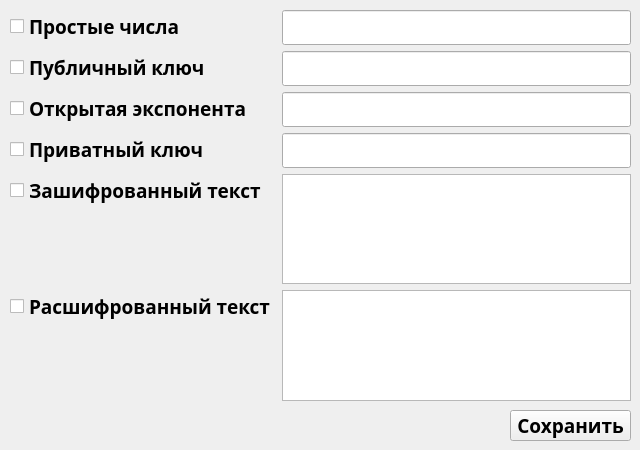
<?xml version="1.0" encoding="UTF-8"?>
<ui version="4.0">
 <class>Form</class>
 <widget class="QWidget" name="Form">
  <property name="geometry">
   <rect>
    <x>0</x>
    <y>0</y>
    <width>640</width>
    <height>450</height>
   </rect>
  </property>
  <property name="windowTitle">
   <string>Form</string>
  </property>
  <widget class="QWidget" name="formLayoutWidget">
   <property name="geometry">
    <rect>
     <x>10</x>
     <y>10</y>
     <width>621</width>
     <height>391</height>
    </rect>
   </property>
   <layout class="QFormLayout" name="formLayout">
    <item row="0" column="0">
     <widget class="QCheckBox" name="checkBox">
      <property name="font">
       <font>
        <family>Montserrat SemiBold</family>
        <pointsize>14</pointsize>
        <weight>75</weight>
        <bold>true</bold>
       </font>
      </property>
      <property name="text">
       <string>Простые числа</string>
      </property>
     </widget>
    </item>
    <item row="0" column="1">
     <widget class="QLineEdit" name="lineEdit">
      <property name="font">
       <font>
        <family>Montserrat SemiBold</family>
        <pointsize>14</pointsize>
        <weight>75</weight>
        <bold>true</bold>
       </font>
      </property>
     </widget>
    </item>
    <item row="1" column="1">
     <widget class="QLineEdit" name="lineEdit_2">
      <property name="font">
       <font>
        <family>Montserrat SemiBold</family>
        <pointsize>14</pointsize>
        <weight>75</weight>
        <bold>true</bold>
       </font>
      </property>
     </widget>
    </item>
    <item row="2" column="1">
     <widget class="QLineEdit" name="lineEdit_3">
      <property name="font">
       <font>
        <family>Montserrat SemiBold</family>
        <pointsize>14</pointsize>
        <weight>75</weight>
        <bold>true</bold>
       </font>
      </property>
     </widget>
    </item>
    <item row="3" column="0">
     <widget class="QCheckBox" name="checkBox_4">
      <property name="font">
       <font>
        <family>Montserrat SemiBold</family>
        <pointsize>14</pointsize>
        <weight>75</weight>
        <bold>true</bold>
       </font>
      </property>
      <property name="text">
       <string>Приватный ключ</string>
      </property>
     </widget>
    </item>
    <item row="1" column="0">
     <widget class="QCheckBox" name="checkBox_2">
      <property name="font">
       <font>
        <family>Montserrat SemiBold</family>
        <pointsize>14</pointsize>
        <weight>75</weight>
        <bold>true</bold>
       </font>
      </property>
      <property name="text">
       <string>Публичный ключ</string>
      </property>
     </widget>
    </item>
    <item row="5" column="0">
     <widget class="QCheckBox" name="checkBox_6">
      <property name="font">
       <font>
        <family>Montserrat SemiBold</family>
        <pointsize>14</pointsize>
        <weight>75</weight>
        <bold>true</bold>
       </font>
      </property>
      <property name="text">
       <string>Расшифрованный текст</string>
      </property>
     </widget>
    </item>
    <item row="2" column="0">
     <widget class="QCheckBox" name="checkBox_3">
      <property name="font">
       <font>
        <family>Montserrat SemiBold</family>
        <pointsize>14</pointsize>
        <weight>75</weight>
        <bold>true</bold>
       </font>
      </property>
      <property name="text">
       <string>Открытая экспонента</string>
      </property>
     </widget>
    </item>
    <item row="4" column="0">
     <widget class="QCheckBox" name="checkBox_5">
      <property name="font">
       <font>
        <family>Montserrat SemiBold</family>
        <pointsize>14</pointsize>
        <weight>75</weight>
        <bold>true</bold>
       </font>
      </property>
      <property name="text">
       <string>Зашифрованный текст</string>
      </property>
     </widget>
    </item>
    <item row="3" column="1">
     <widget class="QLineEdit" name="lineEdit_4">
      <property name="font">
       <font>
        <family>Montserrat SemiBold</family>
        <pointsize>14</pointsize>
        <weight>75</weight>
        <bold>true</bold>
       </font>
      </property>
     </widget>
    </item>
    <item row="4" column="1">
     <widget class="QTextEdit" name="textEdit">
      <property name="font">
       <font>
        <family>Montserrat SemiBold</family>
        <pointsize>9</pointsize>
        <weight>75</weight>
        <bold>true</bold>
       </font>
      </property>
     </widget>
    </item>
    <item row="5" column="1">
     <widget class="QTextEdit" name="textEdit_2">
      <property name="font">
       <font>
        <family>Montserrat SemiBold</family>
        <pointsize>9</pointsize>
        <weight>75</weight>
        <bold>true</bold>
       </font>
      </property>
     </widget>
    </item>
   </layout>
  </widget>
  <widget class="QPushButton" name="pushButton">
   <property name="geometry">
    <rect>
     <x>510</x>
     <y>410</y>
     <width>121</width>
     <height>31</height>
    </rect>
   </property>
   <property name="font">
    <font>
     <family>Montserrat SemiBold</family>
     <pointsize>14</pointsize>
     <weight>75</weight>
     <bold>true</bold>
    </font>
   </property>
   <property name="text">
    <string>Сохранить</string>
   </property>
  </widget>
 </widget>
 <resources/>
 <connections/>
</ui>
